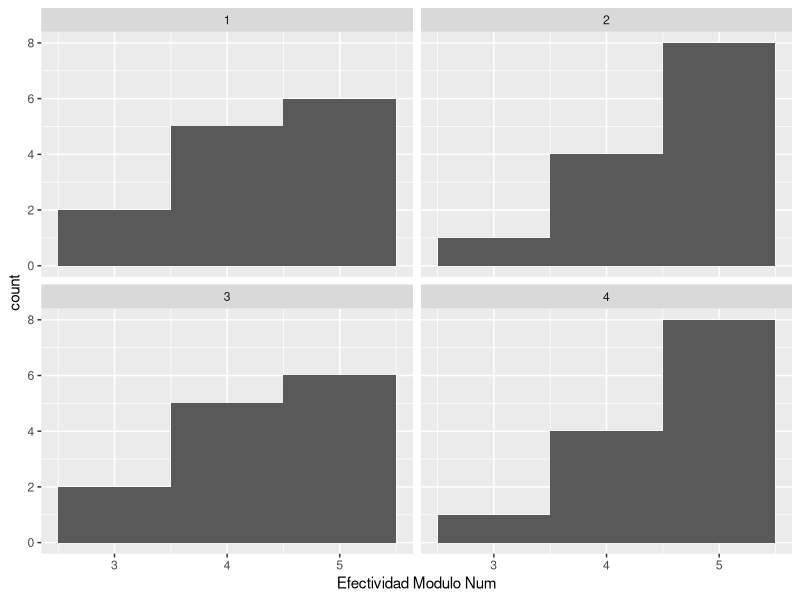
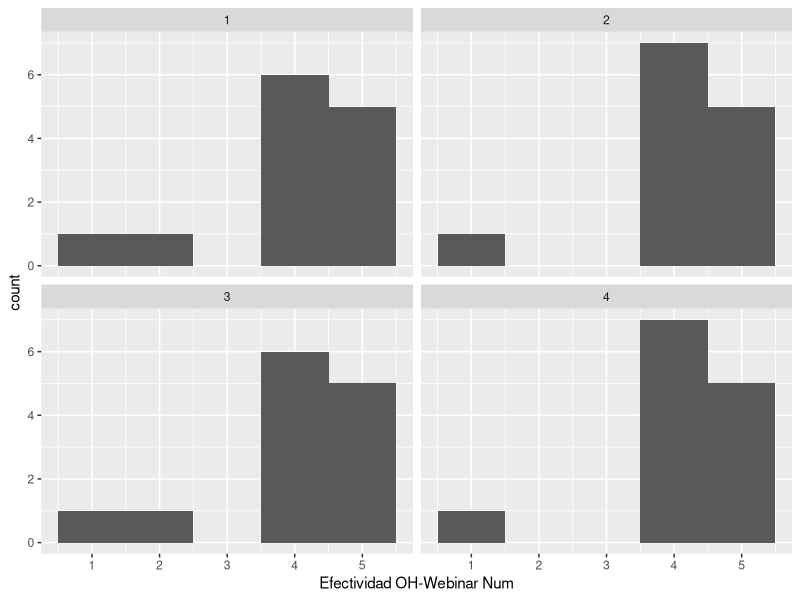
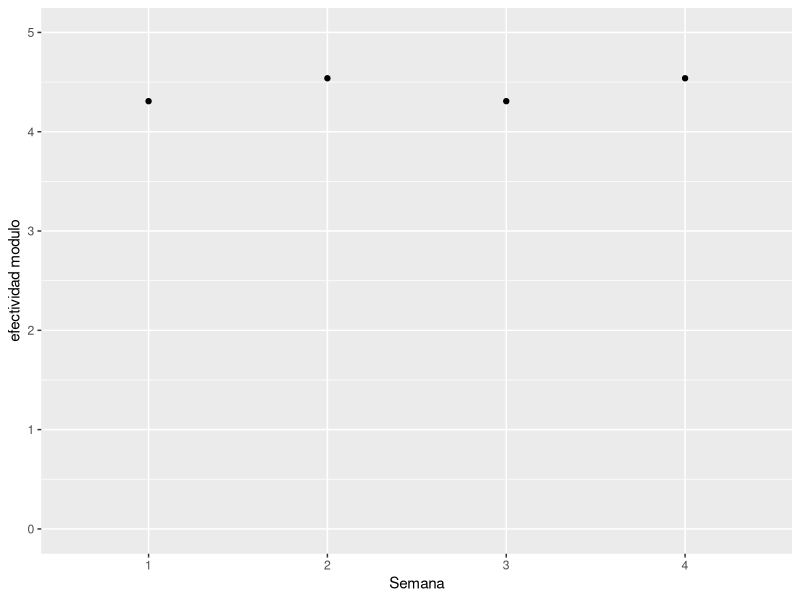

These charts were generated, in order, by the following R code:
## ---- chunk 1
knitr::opts_chunk$set(echo = TRUE)
library(tidyverse)
library(dplyr)
library(knitr)
## ---- chunk 2
sem_1_ed5 <- read_csv("sem1_ed5.csv")
sem_2_ed5 <- read_csv("sem2_ed5.csv")
sem_3_ed5 <- read_csv("sem1_ed5.csv")
sem_4_ed5 <- read_csv("sem2_ed5.csv")
## ---- chunk 3
sem1_ed5_clean <-select(sem_1_ed5, c(1,2,3,7,9,11,13)) %>% 
  mutate(Semana = "1", Edición = "5")

sem2_ed5_clean <-select(sem_2_ed5, c(1,2,3,7,9,11,13)) %>% 
  mutate(Semana = "2", Edición = "5")

sem3_ed5_clean <-select(sem_3_ed5, c(1,2,3,7,9,11,13)) %>% 
  mutate(Semana = "3", Edición = "5")

sem4_ed5_clean <-select(sem_4_ed5, c(1,2,3,7,9,11,13)) %>% 
  mutate(Semana = "4", Edición = "5")

## ---- chunk 4
names(sem1_ed5_clean) [4] <-"En términos de aprendizaje ¿qué tan efectivo fue este módulo?" 
names(sem1_ed5_clean) [5] <-"Efectividad del office hour o webinar" 
names(sem1_ed5_clean) [6] <-"¿Qué le gustó del módulo?" 
names(sem1_ed5_clean) [7] <-"¿Cómo podemos mejorar?" 
names(sem2_ed5_clean) [4] <-"En términos de aprendizaje ¿qué tan efectivo fue este módulo?" 
names(sem2_ed5_clean) [5] <-"Efectividad del office hour o webinar" 
names(sem2_ed5_clean) [6] <-"¿Qué le gustó del módulo?" 
names(sem2_ed5_clean) [7] <-"¿Cómo podemos mejorar?" 
names(sem3_ed5_clean) [4] <-"En términos de aprendizaje ¿qué tan efectivo fue este módulo?" 
names(sem3_ed5_clean) [5] <-"Efectividad del office hour o webinar" 
names(sem3_ed5_clean) [6] <-"¿Qué le gustó del módulo?" 
names(sem3_ed5_clean) [7] <-"¿Cómo podemos mejorar?" 
names(sem4_ed5_clean) [4] <-"En términos de aprendizaje ¿qué tan efectivo fue este módulo?" 
names(sem4_ed5_clean) [5] <-"Efectividad del office hour o webinar" 
names(sem4_ed5_clean) [6] <-"¿Qué le gustó del módulo?" 
names(sem4_ed5_clean) [7] <-"¿Cómo podemos mejorar?" 
## ---- chunk 5
sem1_ed5_clean <- sem1_ed5_clean %>% 
  mutate("Efectividad Modulo Num" = case_when(`En términos de aprendizaje ¿qué tan efectivo fue este módulo?` == "Muy efectivo" ~ 5,
                              `En términos de aprendizaje ¿qué tan efectivo fue este módulo?` == "Efectivo" ~ 4,
                                `En términos de aprendizaje ¿qué tan efectivo fue este módulo?` == "Neutral" ~ 3,
                                `En términos de aprendizaje ¿qué tan efectivo fue este módulo?` == "Inefectivo" ~ 2,
                                  `En términos de aprendizaje ¿qué tan efectivo fue este módulo?` == "Muy inefectivo" ~ 1)) %>%
  mutate("Efectividad OH-Webinar Num" = case_when(`Efectividad del office hour o webinar` == "Muy efectivo" ~ 5,
                              `Efectividad del office hour o webinar` == "Efectivo" ~ 4,
                                `Efectividad del office hour o webinar` == "Neutral" ~ 3,
                                `Efectividad del office hour o webinar` == "Inefectivo" ~ 2,
                                  `Efectividad del office hour o webinar` == "Muy inefectivo" ~ 1))

sem2_ed5_clean <- sem2_ed5_clean %>% 
  mutate("Efectividad Modulo Num" = case_when(`En términos de aprendizaje ¿qué tan efectivo fue este módulo?` == "Muy efectivo" ~ 5,
                              `En términos de aprendizaje ¿qué tan efectivo fue este módulo?` == "Efectivo" ~ 4,
                                `En términos de aprendizaje ¿qué tan efectivo fue este módulo?` == "Neutral" ~ 3,
                                `En términos de aprendizaje ¿qué tan efectivo fue este módulo?` == "Inefectivo" ~ 2,
                                  `En términos de aprendizaje ¿qué tan efectivo fue este módulo?` == "Muy inefectivo" ~ 1)) %>%
  mutate("Efectividad OH-Webinar Num" = case_when(`Efectividad del office hour o webinar` == "Muy efectivo" ~ 5,
                              `Efectividad del office hour o webinar` == "Efectivo" ~ 4,
                                `Efectividad del office hour o webinar` == "Neutral" ~ 3,
                                `Efectividad del office hour o webinar` == "Inefectivo" ~ 2,
                                  `Efectividad del office hour o webinar` == "Muy inefectivo" ~ 1))

sem3_ed5_clean <- sem3_ed5_clean %>% 
  mutate("Efectividad Modulo Num" = case_when(`En términos de aprendizaje ¿qué tan efectivo fue este módulo?` == "Muy efectivo" ~ 5,
                              `En términos de aprendizaje ¿qué tan efectivo fue este módulo?` == "Efectivo" ~ 4,
                                `En términos de aprendizaje ¿qué tan efectivo fue este módulo?` == "Neutral" ~ 3,
                                `En términos de aprendizaje ¿qué tan efectivo fue este módulo?` == "Inefectivo" ~ 2,
                                  `En términos de aprendizaje ¿qué tan efectivo fue este módulo?` == "Muy inefectivo" ~ 1)) %>%
  mutate("Efectividad OH-Webinar Num" = case_when(`Efectividad del office hour o webinar` == "Muy efectivo" ~ 5,
                              `Efectividad del office hour o webinar` == "Efectivo" ~ 4,
                                `Efectividad del office hour o webinar` == "Neutral" ~ 3,
                                `Efectividad del office hour o webinar` == "Inefectivo" ~ 2,
                                  `Efectividad del office hour o webinar` == "Muy inefectivo" ~ 1))

sem4_ed5_clean <- sem4_ed5_clean %>% 
  mutate("Efectividad Modulo Num" = case_when(`En términos de aprendizaje ¿qué tan efectivo fue este módulo?` == "Muy efectivo" ~ 5,
                              `En términos de aprendizaje ¿qué tan efectivo fue este módulo?` == "Efectivo" ~ 4,
                                `En términos de aprendizaje ¿qué tan efectivo fue este módulo?` == "Neutral" ~ 3,
                                `En términos de aprendizaje ¿qué tan efectivo fue este módulo?` == "Inefectivo" ~ 2,
                                  `En términos de aprendizaje ¿qué tan efectivo fue este módulo?` == "Muy inefectivo" ~ 1)) %>%
  mutate("Efectividad OH-Webinar Num" = case_when(`Efectividad del office hour o webinar` == "Muy efectivo" ~ 5,
                              `Efectividad del office hour o webinar` == "Efectivo" ~ 4,
                                `Efectividad del office hour o webinar` == "Neutral" ~ 3,
                                `Efectividad del office hour o webinar` == "Inefectivo" ~ 2,
                                  `Efectividad del office hour o webinar` == "Muy inefectivo" ~ 1))

## ---- chunk 6

e_totales_ed5 <- rbind(sem1_ed5_clean,sem2_ed5_clean,sem3_ed5_clean,sem4_ed5_clean)
e_totales_ed5
## ---- chunk 7
descriptivos <- e_totales_ed5 %>%
  group_by(Semana) %>%
  summarise("efectividad modulo" = mean(`Efectividad Modulo Num`, na.rm = TRUE),
            "efectividad AA/Webinar" = mean(`Efectividad OH-Webinar Num`, na.rm = TRUE),
            "SD modulo" = sd(`Efectividad Modulo Num`, na.rm = TRUE), 
            "SD AA/Webinar"= sd(`Efectividad OH-Webinar Num`, na.rm = TRUE))

descriptivos

## ---- chunk 8
ggplot(e_totales_ed5, aes(`Efectividad Modulo Num`)) + geom_histogram(binwidth = 1) +
  facet_wrap(~Semana, scales = "fixed")

ggplot(e_totales_ed5, aes(`Efectividad OH-Webinar Num`)) + geom_histogram(binwidth = 1) +
  facet_wrap(~Semana, scales = "fixed")

ggplot(descriptivos, aes(x = `Semana`, y = `efectividad modulo`)) + geom_line(color = "blue", size=1.2, na.rm = TRUE, inherit.aes = TRUE) + geom_point() + ylim(0,5)

